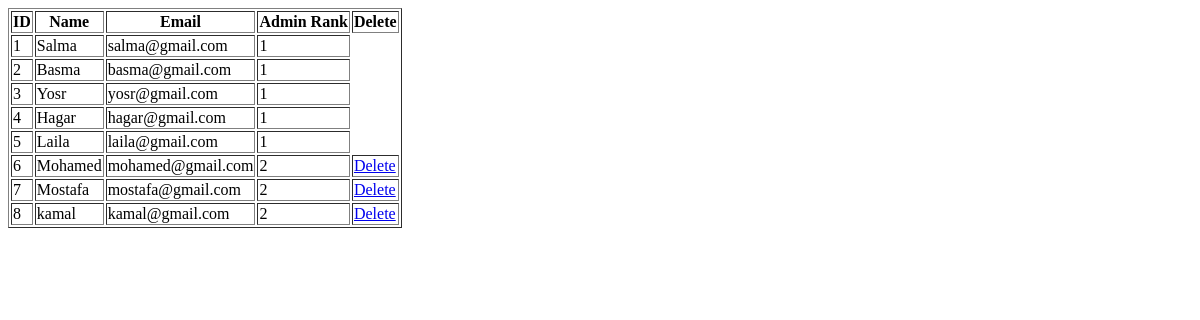
Before: /server/adminData.php with the older database file.
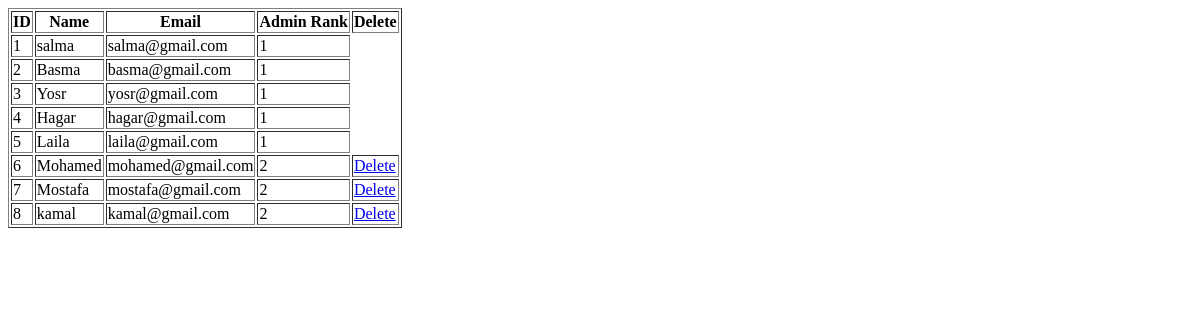
After: the same page with the newer database file.
### tables this page shows
CREATE TABLE `user` (
  `id` int(11) NOT NULL,
  `type` int(11) NOT NULL,
  `fname` varchar(50) NOT NULL,
  `email` varchar(62) NOT NULL,
  `password` varchar(255) NOT NULL,
  `security_ans` varchar(255) NOT NULL,
  `picture` varchar(255) DEFAULT NULL,
  `tutor_status` int(11) DEFAULT NULL,
  `admin_rank` int(11) DEFAULT NULL,
  `tutor_cv` varchar(255) DEFAULT NULL
);

### server/adminData.php (the view)
<?php
    include "database.php";
?>
<html>
    <body>
    <table border="1">
    <tr>
        <th> ID </th>
        <th> Name </th>
        <th> Email </th>
        <th> Admin Rank </th>
        <th> Delete </th>
    </tr>
    <?php
        $query = "SELECT * FROM user WHERE type = 1";
        $result = $conn->query($query);
        while($row=$result->fetch_array(MYSQLI_ASSOC)){
    ?>
    <tr>
        <td> <?php echo $row['id']?> </td>
        <td> <?php echo $row['fname']?> </td>
        <td> <?php echo $row['email']?> </td>
        <td> <?php echo $row['admin_rank']?> </td>
        <?php if($row['admin_rank'] == 2){?>
            <td> <a href=adminDelete.php?id=<?php echo $row["id"]?> >Delete</a> </td>
        <?php
        }
        ?>
    </tr>
    <?php
    }
    ?>
    </table>
    </body>
</html>

Changed rows visible on the page:
changed user "salma@gmail.com": fname "Salma" → "salma"
